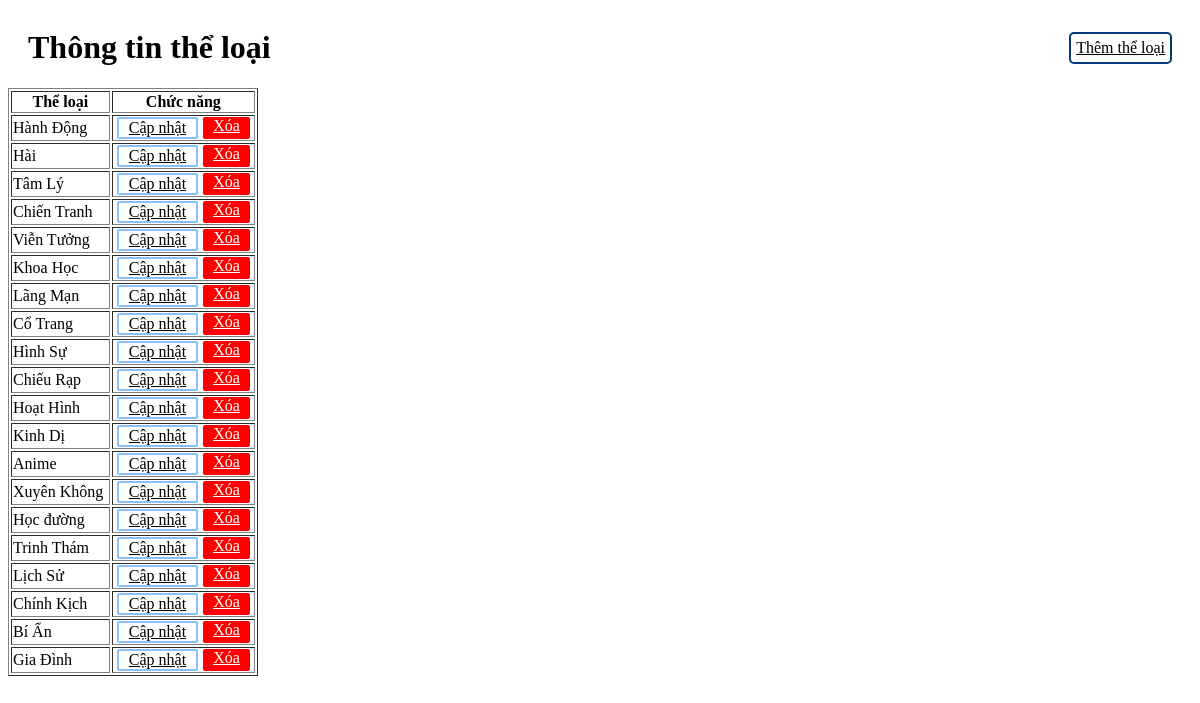
Page /Buoi2/theloai/theloai.php on the committed database.
### tables this page shows
CREATE TABLE IF NOT EXISTS the_loai (
    id INT PRIMARY KEY AUTO_INCREMENT,
    ten_the_loai VARCHAR(50) NOT NULL
);

### Buoi2/theloai/theloai.php (the view, shortened to what this page needs)
<!DOCTYPE html>
<html lang="en">
<head>
</head>
<body>
    <div style="display: flex; justify-content: space-between; align-items: center; margin: 0 20px">
        <h1>Thông tin thể loại</h1>
        <a class="btn them" href="index.php?page_layout=themtheloai">Thêm thể loại</a>
    </div>
    <table border=1>
        <tr>
            <th>Thể loại</th>
            <th>Chức năng</th>
        </tr>
        <?php
            include("connect.php");
            $sql = "SELECT * FROM the_loai";
            $result = mysqli_query($conn, $sql);
            while($row = mysqli_fetch_array($result)){
        ?>
        <tr>
            <td><?php echo $row["ten_the_loai"] ?></td>
            <td class="chuc-nang">
                <a class="btn sua" href="index.php?page_layout=capnhattheloai&id=<?php echo $row["id"]; ?>">Cập nhật</a>
                <a class="btn xoa" href="theloai/xoatheloai.php?id=<?php echo $row["id"]; ?>">Xóa</a>
            </td>
        </tr>
        <?php } ?>
    </table>
</body>
</html>

### Buoi2/theloai/theloai.php (style rules this page uses)
table { width: 250px; }
.sua { color: black; border: 2px solid #88bfff; padding: 0 10px; border-radius: 2px }
.xoa { color: white; padding: 0 10px; background: red; border-radius: 2px }
.chuc-nang { display: flex; justify-content: center; gap: 5px }
.btn { display: flex; }
.them { color: black; padding: 5px; border: 2px solid #053975ff; border-radius: 5px }

### rows in the picture
the_loai: ten_the_loai "Hành Động"
the_loai: ten_the_loai "Hài"
the_loai: ten_the_loai "Tâm Lý"
the_loai: ten_the_loai "Chiến Tranh"
the_loai: ten_the_loai "Viễn Tưởng"
the_loai: ten_the_loai "Khoa Học"
the_loai: ten_the_loai "Lãng Mạn"
the_loai: ten_the_loai "Cổ Trang"
the_loai: ten_the_loai "Hình Sự"
the_loai: ten_the_loai "Chiếu Rạp"
the_loai: ten_the_loai "Hoạt Hình"
the_loai: ten_the_loai "Kinh Dị"
the_loai: ten_the_loai "Anime"
the_loai: ten_the_loai "Xuyên Không"
the_loai: ten_the_loai "Học đường"
the_loai: ten_the_loai "Trinh Thám"
the_loai: ten_the_loai "Lịch Sử"
the_loai: ten_the_loai "Chính Kịch"
the_loai: ten_the_loai "Bí Ẩn"
the_loai: ten_the_loai "Gia Đình"
